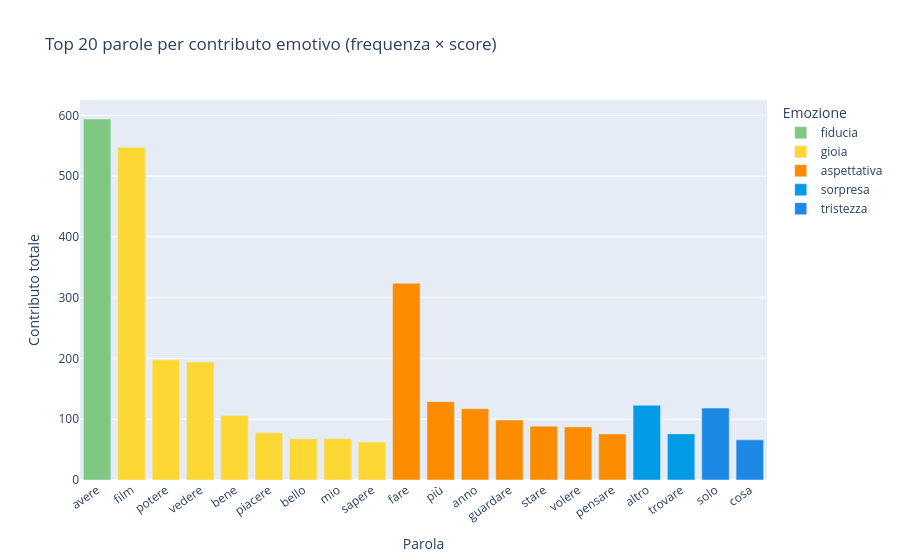

Notebook cell for this chart:
### Code cell
# --- 2. Parole "driver" del bias: le più frequenti e più emotive ---
# Queste sono le parole che guidano il risultato finale. Documentarle è
# metodologicamente importante: dimostra che il risultato è riproducibile e motivato.

import plotly.express as px

# Per ogni parola matched, calcola: frequenza_nel_corpus × score_gioia (contributo totale)
freq_series = df_tokens[df_tokens["lemma"].isin(matched_in_elita)]["lemma"].value_counts()
freq_df = freq_series.reset_index()
freq_df.columns = ["lemma", "frequenza"]
freq_df = freq_df.merge(
    df_corpus_elita[BASIC_EMOTIONS].reset_index().rename(columns={"parola":"lemma"}),
    on="lemma"
)

# Emozione dominante per parola
freq_df["emo_dominante"] = freq_df[BASIC_EMOTIONS].idxmax(axis=1)
freq_df["score_dominante"] = freq_df[BASIC_EMOTIONS].max(axis=1)
# Contributo = frequenza × score emozione dominante
freq_df["contributo"] = freq_df["frequenza"] * freq_df["score_dominante"]

print("Top 20 parole per contributo emotivo totale al corpus:")
top_contrib = freq_df.sort_values("contributo", ascending=False).head(20)
print(top_contrib[["lemma","frequenza","emo_dominante","score_dominante","contributo"]].to_string(index=False))

fig = px.bar(
    top_contrib,
    x="lemma", y="contributo",
    color="emo_dominante",
    color_discrete_map=EMOTION_COLORS,
    title="Top 20 parole per contributo emotivo (frequenza × score)",
    labels={"contributo": "Contributo totale", "lemma": "Parola", "emo_dominante": "Emozione"}
)
fig.update_layout(xaxis_tickangle=-35)
fig.show()

### Figure 1 — Plotly figure (JSON) as saved in the notebook; plotly's stock layout.template omitted (floating-point values rounded to 4 significant figures)
{"data": [{"hovertemplate": "Emozione=fiducia<br>Parola=%{x}<br>Contributo totale=%{y}<extra></extra>", "legendgroup": "fiducia", "marker": {"color": "#81C784", "pattern": {"shape": ""}}, "name": "fiducia", "orientation": "v", "showlegend": true, "textposition": "auto", "x": ["avere"], "xaxis": "x", "y": [593.9], "yaxis": "y", "type": "bar"}, {"hovertemplate": "Emozione=gioia<br>Parola=%{x}<br>Contributo totale=%{y}<extra></extra>", "legendgroup": "gioia", "marker": {"color": "#FDD835", "pattern": {"shape": ""}}, "name": "gioia", "orientation": "v", "showlegend": true, "textposition": "auto", "x": ["film", "potere", "vedere", "bene", "piacere", "bello", "mio", "sapere"], "xaxis": "x", "y": [547.5, 197.7, 194.3, 106.0, 77.76, 68.06, 68.02, 62.64], "yaxis": "y", "type": "bar"}, {"hovertemplate": "Emozione=aspettativa<br>Parola=%{x}<br>Contributo totale=%{y}<extra></extra>", "legendgroup": "aspettativa", "marker": {"color": "#FB8C00", "pattern": {"shape": ""}}, "name": "aspettativa", "orientation": "v", "showlegend": true, "textposition": "auto", "x": ["fare", "più", "anno", "guardare", "stare", "volere", "pensare"], "xaxis": "x", "y": [323.6, 128.9, 117.2, 98.69, 88.56, 87.33, 75.75], "yaxis": "y", "type": "bar"}, {"hovertemplate": "Emozione=sorpresa<br>Parola=%{x}<br>Contributo totale=%{y}<extra></extra>", "legendgroup": "sorpresa", "marker": {"color": "#039BE5", "pattern": {"shape": ""}}, "name": "sorpresa", "orientation": "v", "showlegend": true, "textposition": "auto", "x": ["altro", "trovare"], "xaxis": "x", "y": [123.0, 75.84], "yaxis": "y", "type": "bar"}, {"hovertemplate": "Emozione=tristezza<br>Parola=%{x}<br>Contributo totale=%{y}<extra></extra>", "legendgroup": "tristezza", "marker": {"color": "#1E88E5", "pattern": {"shape": ""}}, "name": "tristezza", "orientation": "v", "showlegend": true, "textposition": "auto", "x": ["solo", "cosa"], "xaxis": "x", "y": [118.3, 66.12], "yaxis": "y", "type": "bar"}], "layout": {"xaxis": {"anchor": "y", "domain": [0.0, 1.0], "title": {"text": "Parola"}, "tickangle": -35}, "yaxis": {"anchor": "x", "domain": [0.0, 1.0], "title": {"text": "Contributo totale"}}, "legend": {"title": {"text": "Emozione"}, "tracegroupgap": 0}, "title": {"text": "Top 20 parole per contributo emotivo (frequenza × score)"}, "barmode": "relative"}}
